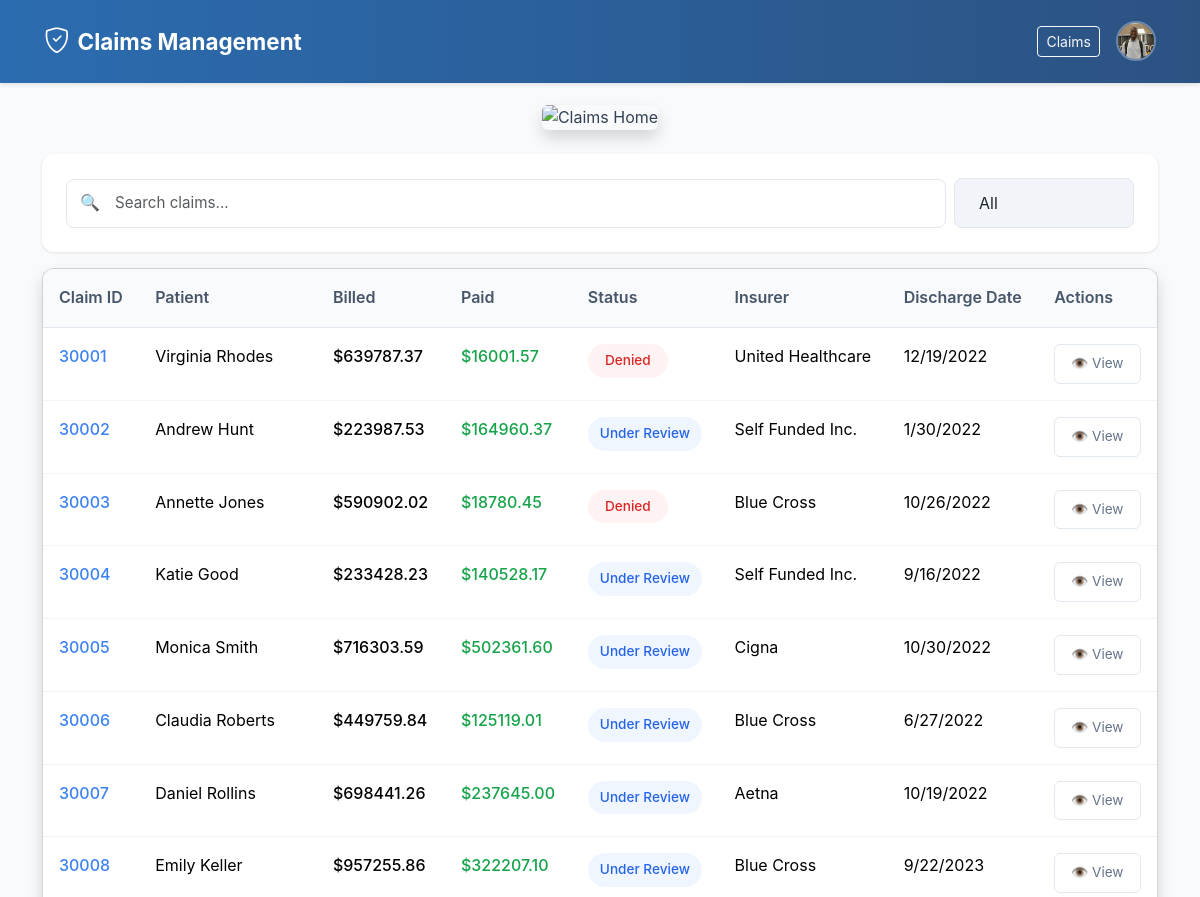
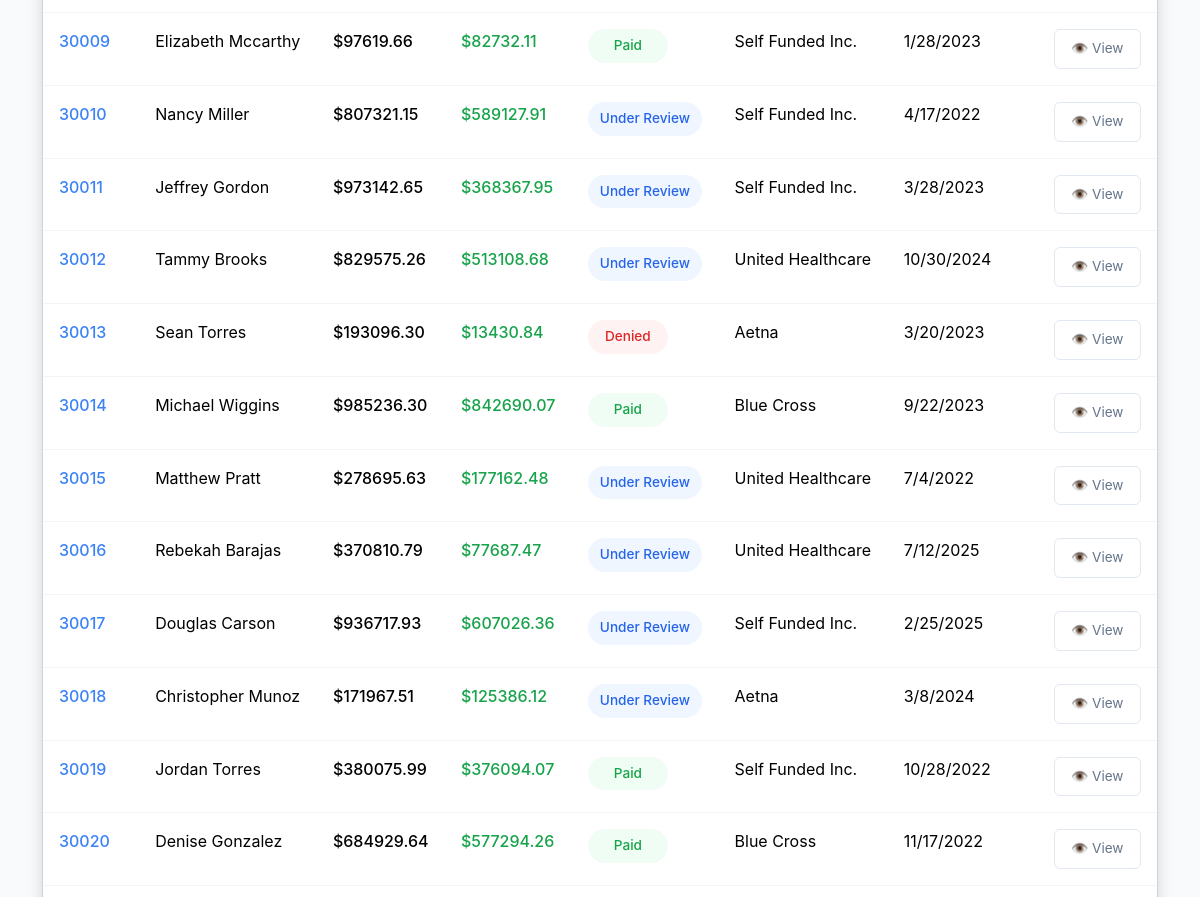
Page / (signed in, upper part) on the earlier database version (2 pictures, top to bottom).
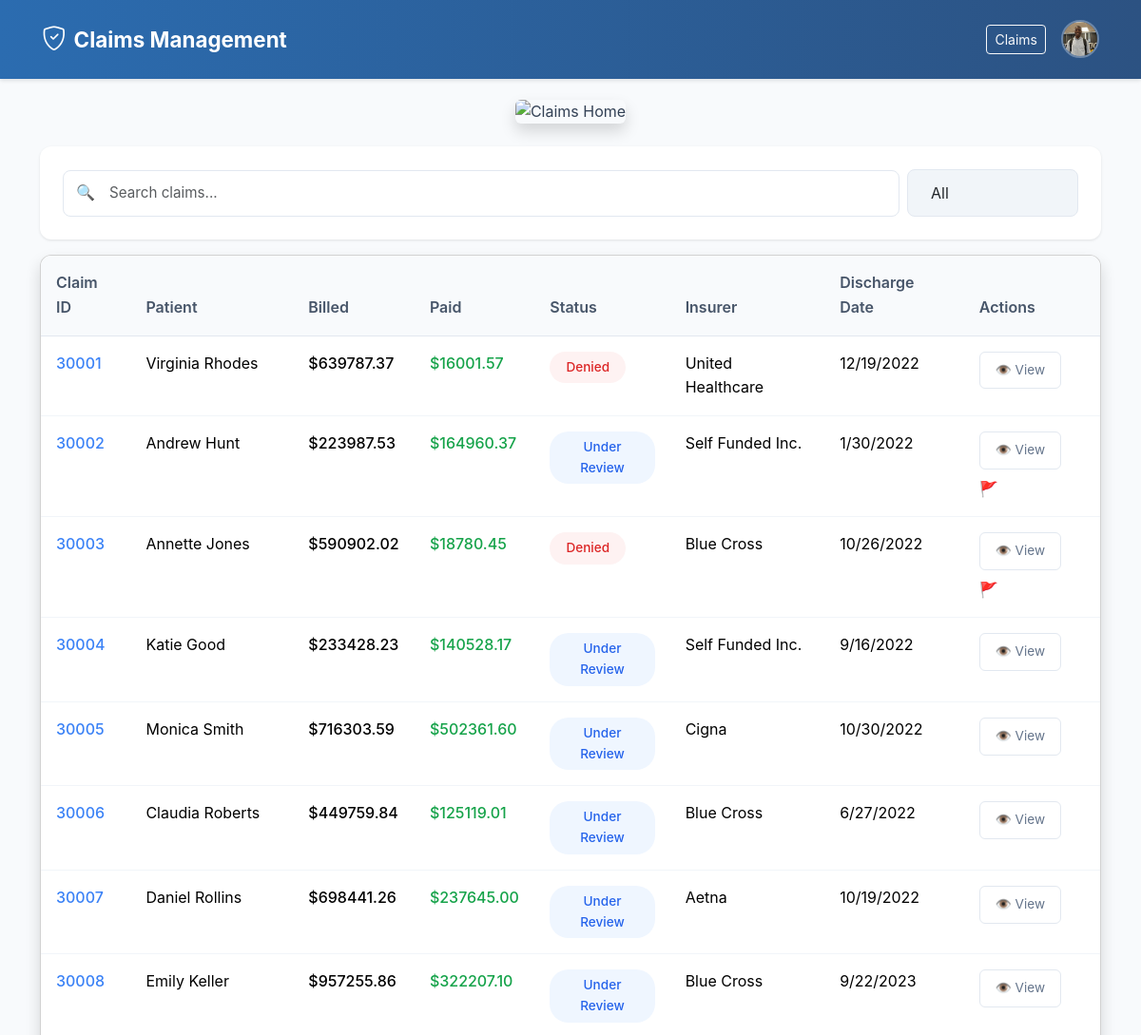
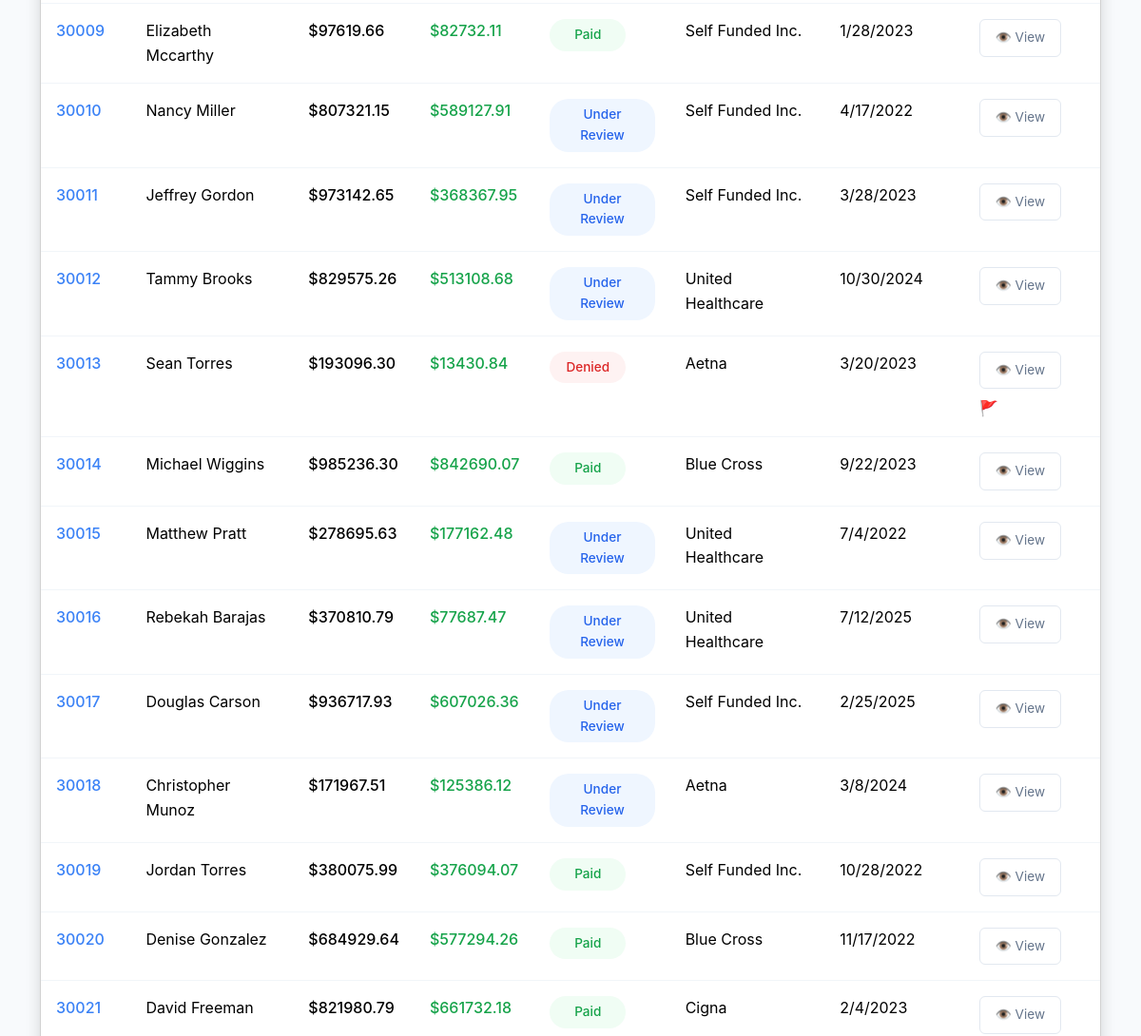
Same page on the later database version (2 pictures, top to bottom).
### claims/models.py (models this page shows, shortened)
class Claim(models.Model):
    STATUS_CHOICES = [
        ('denied', 'Denied'),
        ('paid', 'Paid'),
        ('under_review', 'Under Review'),
    ]
    claim_id = models.CharField(max_length=20, unique=True)
    patient_name = models.CharField(max_length=200)
    billed_amount = models.DecimalField(max_digits=12, decimal_places=2)
    paid_amount = models.DecimalField(max_digits=12, decimal_places=2)
    status = models.CharField(max_length=20, choices=STATUS_CHOICES)
    insurer = models.CharField(max_length=200)
    discharge_date = models.DateField()
    cpt_codes = models.TextField(help_text="Comma-separated CPT codes")
    denial_reason = models.TextField(blank=True, null=True)
    is_flagged = models.BooleanField(default=False)
    created_at = models.DateTimeField(auto_now_add=True)
    updated_at = models.DateTimeField(auto_now=True)
    class Meta:
        ordering = ['created_at']

### claims/views.py (the view, shortened to what this page needs)
# urls.py: path('', views.lazypaste_claims_list, name='claims_list'),
@login_required
def lazypaste_claims_list(request):
    claims = Claim.objects.all().order_by('claim_id')  # Order by claim ID ascending (30001, 30002, etc.)
    search_query = request.GET.get('search', '')
    status_filter = request.GET.get('status', '')
    if status_filter:
        if status_filter == 'flagged':
            claims = claims.filter(is_flagged=True)
        else:
            claims = claims.filter(status=status_filter)
    paginator = Paginator(claims, 25)
    page_number = request.GET.get('page')
    try:
        page_obj = paginator.get_page(page_number)
    except PageNotAnInteger:
        page_obj = paginator.page(1)
    except EmptyPage:
        page_obj = paginator.page(paginator.num_pages)
    context = {
        'claims': page_obj,
        'page_obj': page_obj,
        'paginator': paginator,
        'search_query': search_query,
        'status_filter': status_filter,
        'status_choices': Claim.STATUS_CHOICES,
        'is_paginated': paginator.num_pages > 1,
    }
    return render(request, 'claims/claims_list.html', context)

### templates/claims/claims_list.html (shortened to what this page needs)
{% extends "base.html" %}
{% load static %}
{% block content_header %}
    <div class="text-center mb-4">
        <img src="{% static 'images/homeimage.jpg' %}"
             alt="Claims Home"
             class="img-fluid rounded shadow"
             style="width: 100%; height: 300px; object-fit: cover;">
    </div>
{% endblock %}
{% block content %}
<div x-data="claimsApp()" class="lazypaste-main">
    <div class="lazypaste-search-bar d-flex align-items-center gap-2 mb-3">
        <div style="position: relative; flex: 3;">
            <input
                type="text"
                class="lazypaste-search-input form-control ps-5"
                placeholder="Search claims..."
                value="{{ search_query }}"
                hx-get="{% url 'claims:search_claims' %}"
                hx-target="#lazypaste-table-body"
                hx-trigger="keyup changed delay:300ms"
                hx-include="[name='status']"
                name="search"
            />
            <span style="position: absolute; left: 14px; top: 50%; transform: translateY(-50%); color: #9ca3af;">
                🔍
            </span>
        </div>
        <select
            name="status"
            class="lazypaste-filter-btn form-select"
            hx-get="{% url 'claims:search_claims' %}"
            hx-target="#lazypaste-table-body"
            hx-include="[name='search']"
            style="max-width: 180px;"
        >
            <option value="">All</option>
        </select>
    </div>
    <div class="lazypaste-table-container card shadow">
        <div class="card-body p-0">
            <div class="lazypaste-table-scroll-wrapper">
                <table class="lazypaste-table table table-hover mb-0">
                    <thead class="table-light">
                        <tr>
                            <th class="lazypaste-sticky-column">Claim ID</th>
                            <th>Patient</th>
                            <th>Billed</th>
                            <th>Paid</th>
                            <th>Status</th>
                            <th>Insurer</th>
                            <th>Discharge Date</th>
                            <th>Actions</th>
                        </tr>
                    </thead>
                    <tbody id="lazypaste-table-body">
                        {% include 'claims/claims_table_partial.html' %}
                    </tbody>
                </table>
            </div>
        </div>
    </div>
</div>
{% endblock %}

### templates/claims/claims_table_partial.html (shortened to what this page needs)
{% for claim in claims %}
    {% if claim.claim_id %}
    <tr class="lazypaste-row lazypaste-clickable-row"
        hx-get="{% url 'claims:claim_detail' claim.claim_id %}"
        hx-target="#lazypaste-modal-container"
        onclick="document.querySelector('[x-data]').__x.$data.showModal = true">
        <td class="lazypaste-sticky-column">
            <a
                href="#"
                class="lazypaste-claim-link"
                onclick="event.stopPropagation()"
                hx-get="{% url 'claims:claim_detail' claim.claim_id %}"
                hx-target="#lazypaste-modal-container"
                @click="showModal = true"
            >
                {{ claim.claim_id }}
            </a>
        </td>
        <td>{{ claim.patient_name }}</td>
        <td class="lazypaste-amount">${{ claim.billed_amount|floatformat:2 }}</td>
        <td class="lazypaste-amount {% if claim.paid_amount > 0 %}positive{% else %}negative{% endif %}">
            ${{ claim.paid_amount|floatformat:2 }}
        </td>
        <td>
            <span class="lazypaste-status {{ claim.status }}">
                {% if claim.status == 'denied' %}Denied{% elif claim.status == 'paid' %}Paid{% elif claim.status == 'under_review' %}Under Review{% endif %}
            </span>
        </td>
        <td>{{ claim.insurer }}</td>
        <td>{{ claim.discharge_date|date:"n/j/Y" }}</td>
        <td>
            <div class="lazypaste-actions">
                <button
                    class="lazypaste-btn lazypaste-btn-outline"
                    onclick="event.stopPropagation()"
                    hx-get="{% url 'claims:claim_detail' claim.claim_id %}"
                    hx-target="#lazypaste-modal-container"
                    @click="showModal = true"
                >
                    👁️ View
                </button>
                {% if claim.is_flagged %}
                    <span class="lazypaste-flag-indicator" title="Review me">🚩</span>
                {% endif %}
            </div>
        </td>
    </tr>
    {% endif %}
{% empty %}
    <tr>
        <td colspan="8" class="lazypaste-no-claims">
            No claims found matching your criteria.
        </td>
    </tr>
{% endfor %}

Differences in the rows shown:
changed Claim "Andrew Hunt": now shows "🚩"
changed Claim "Annette Jones": now shows "🚩"
changed Claim "Sean Torres": now shows "🚩"
now on this page (row unchanged): Claim: claim_id "30021", patient_name "David Freeman", billed_amount "821980.79", paid_amount "661732.18", status "Paid", insurer "Cigna", discharge_date "2/4/2023"
